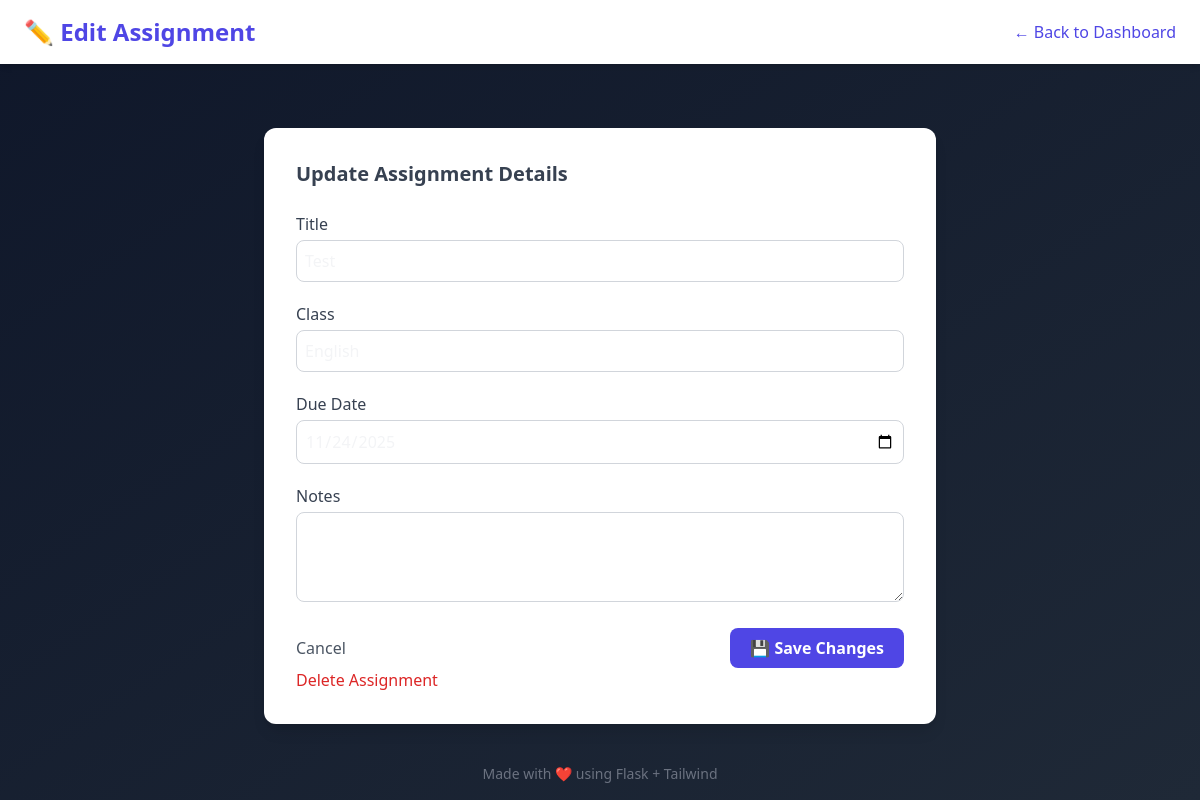
The app's page /edit/9 (signed in) with its own data.
### tables this page shows
CREATE TABLE assignments (
                id INTEGER PRIMARY KEY AUTOINCREMENT,
                user_id INTEGER,
                title TEXT NOT NULL,
                cl TEXT NOT NULL,
                due_date TEXT NOT NULL,
                notes TEXT, submitted INTEGER DEFAULT 0,
                FOREIGN KEY(user_id) REFERENCES users(id)
            );

### app.py (the view)
@app.route("/edit/<int:id>", methods=["GET", "POST"])
def edit_assignment(id):
    if "user_id" not in session:
        return redirect(url_for("login"))
    if not feature_enabled("edit_assignment", default=True):
        return render_template("disabled.html"), 403
    conn = get_connection()
    c = conn.cursor()
    try:
        if request.method == "POST":
            title = request.form.get("title", "").strip()
            cl = request.form.get("class", "").strip()
            due_date = request.form.get("due_date", "").strip()
            notes = request.form.get("notes", "").strip()
            if not title or not cl or not due_date:
                flash("Title, class and due date are required.")
                return redirect(url_for("edit_assignment", id=id))
            if IS_POSTGRES:
                c.execute("""
                    UPDATE assignments SET title = %s, cl = %s, due_date = %s, notes = %s
                    WHERE id = %s AND user_id = %s
                """, (title, cl, due_date, notes, id, session["user_id"]))
            else:
                c.execute("""
                    UPDATE assignments SET title = ?, cl = ?, due_date = ?, notes = ?
                    WHERE id = ? AND user_id = ?
                """, (title, cl, due_date, notes, id, session["user_id"]))
            conn.commit()
            return redirect(url_for("index"))
        else:
            if IS_POSTGRES:
                c.execute("SELECT * FROM assignments WHERE id = %s AND user_id = %s", (id, session["user_id"]))
            else:
                c.execute("SELECT * FROM assignments WHERE id = ? AND user_id = ?", (id, session["user_id"]))
            assignment = c.fetchone()
            if not assignment:
                flash("You don't have permission to edit this assignment.")
                return redirect(url_for("index"))
    finally:
        conn.close()
    return render_template("edit.html", assignment=assignment)

### app.py (called while the page is built, shortened)
def feature_enabled(key: str, default: bool = True) -> bool:
    return app.config.get("FEATURE_FLAGS", {}).get(key, default)

def get_connection():
    if IS_POSTGRES:
        return psycopg2.connect(DATABASE_URL, cursor_factory=RealDictCursor)
    conn = sqlite3.connect("assignments.db")
    conn.row_factory = sqlite3.Row
    return conn

def row_val(row, key):
    if row is None:
        return None
    try:
        return row[key]
    except Exception:
        try:
            return getattr(row, key, None)
        except Exception:
            return None

def get_maintenance():
    if os.path.exists(MAINTENANCE_FILE):
        with open(MAINTENANCE_FILE) as f:
            try:
                return json.load(f).get("enabled", False)
            except json.JSONDecodeError:
                return False
    return False

@app.context_processor
def inject_dark_mode():
    dark = False
    if session.get("user_id"):
        conn = get_connection()
        c = conn.cursor()
        try:
            if IS_POSTGRES:
                c.execute("SELECT dark_mode FROM users WHERE id = %s", (session["user_id"],))
            else:
                c.execute("SELECT dark_mode FROM users WHERE id = ?", (session["user_id"],))
            r = c.fetchone()
            val = row_val(r, "dark_mode")
            if val is not None:
                try:
                    dark = bool(int(val)) if str(val) in ("0", "1") else bool(val)
                except Exception:
                    dark = bool(val)
        finally:
            conn.close()
    return {"dark_mode": dark}

@app.before_request
def check_for_maintenance():
    if not get_maintenance():
        return None

### templates/edit.html (shortened to what this page needs)
<!DOCTYPE html>
<html lang="en">
<head>
  <script src="https://cdn.tailwindcss.com"></script>
</head>
<body class="{% if dark_mode %}bg-gradient-to-br from-slate-900 to-gray-800 min-h-screen flex flex-col font-sans text-gray-100{% else %}bg-gradient-to-br from-blue-50 to-indigo-100 min-h-screen flex flex-col font-sans text-gray-800{% endif %}">
  <header class="bg-white shadow-md py-4 px-6 flex justify-between items-center">
    <h1 class="text-2xl font-bold text-indigo-600">✏️ Edit Assignment</h1>
    <a href="{{ url_for('index') }}" class="text-indigo-600 hover:text-indigo-800 font-medium">← Back to Dashboard</a>
  </header>
  <main class="flex-1 flex justify-center items-start p-6">
    <section class="bg-white shadow-lg rounded-xl p-8 w-full max-w-2xl mt-10">
      <h2 class="text-xl font-semibold text-gray-700 mb-6">Update Assignment Details</h2>
      <form action="{{ url_for('edit_assignment', id=assignment['id']) }}" method="POST" class="space-y-5">
        <div>
          <label class="block font-medium mb-1 text-gray-700">Title</label>
          <input type="text" name="title" value="{{ assignment['title'] }}" required
                 class="w-full border border-gray-300 rounded-lg p-2 focus:ring focus:ring-indigo-200">
        </div>
        <div>
          <label class="block font-medium mb-1 text-gray-700">Class</label>
          <input type="text" name="class" value="{{ assignment['cl'] }}" required
                 class="w-full border border-gray-300 rounded-lg p-2 focus:ring focus:ring-indigo-200">
        </div>
        <div>
          <label class="block font-medium mb-1 text-gray-700">Due Date</label>
          <input type="date" name="due_date" value="{{ assignment['due_date'] }}" required
                 class="w-full border border-gray-300 rounded-lg p-2 focus:ring focus:ring-indigo-200">
        </div>
        <div>
          <label class="block font-medium mb-1 text-gray-700">Notes</label>
          <textarea name="notes" rows="3" class="w-full border border-gray-300 rounded-lg p-2 focus:ring focus:ring-indigo-200">{{ assignment['notes'] }}</textarea>
        </div>
        <div class="flex justify-between items-center mt-8">
          <a href="{{ url_for('index') }}" class="text-gray-600 hover:text-gray-800 font-medium">Cancel</a>
          <button type="submit" class="bg-indigo-600 text-white font-semibold py-2 px-5 rounded-lg hover:bg-indigo-700 transition">
            💾 Save Changes
          </button>
        </div>
      </form>
      <form action="{{ url_for('delete_class_link', id=assignment.id) }}" method="POST" onsubmit="return confirm('Are you sure you want to delete this assignment?')">
          <button type="submit" class="text-red-600 font-medium hover:underline">Delete Assignment</button>
      </form>
    </section>
  </main>
  <footer class="text-center text-sm text-gray-500 py-4 mt-auto">
    Made with ❤️ using Flask + Tailwind
  </footer>
</body>
</html>

### records on screen
assignments: title "Test", class "English", due_date "11/24/2025"
